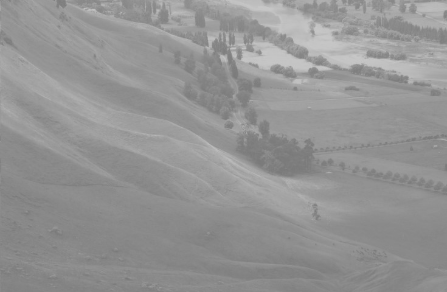
#> input picture OpenCV/data/image/histogram.png, 447 x 292 px, found by its file name
$ jupyter execute --allow-errors 'CV10_히스토그램_주파수영역처리.ipynb'
#> lines starting #> are read from the running program, lines starting #| are printed output that depends on the picture
<table border=1 width=100%>
    <tr><td style="border: 1px solid black; width:600px; height:30px; text-align: center;"><font size=4 color=blue><b>[10차시] 학습목표</b></font></td></tr>
    <tr><td style="border: 1px solid black; text-align: left;"><font size=3>

○ 히스토그램에 대해 학습하고 이미지의 히스토그램을 표시해 본다<br><br>
○ 주파수의 개념에 대해 학습한다<br><br>
○ 주파수 기반 처리 방법에 대해 학습한다

</font></td></tr>
</table>

<table border=1 width=100%>
    <tr><td style="border: 1px solid black; width:600px; height:40px; text-align: center;"><font size=4 color=blue><b>[10차시] 정리하기</b></font></td></tr>
    <tr><td style="border: 1px solid black; text-align: left;"><font size=3>

○ 히스토그램 (Histogram) : 이미지의 색상 별로 픽셀의 개수를 그래프로 표시한 것

○ <font color=red>calcHist([이미지], [채널], 특정 부분 마스크, [색상 개수], [픽셀값의 범위])</font>
  - 히스토그램을 계산
  - 채널은 흑백영상인 경우는 0, 칼라영상인 경우는 R(0), G(1), B(2)

○ 히스토그램 균일화 : 색상 분포를 균일하게 변경하여 이미지의 콘트라스트를 강조하는 방법
   - <font color=red>cv2.equalizeHist(img)</font> : 히스토그램 균일화 함수

○ 주파수 기반 이미지처리
  - LPF (Low pass filter) : 낮은 주파수 영역 (배경, 객체 내부)만 남아 있는 이미지를 추출하는 필터 - blur 필터
  - HPF (HIgh pass filter) : 높은 주파수 영역 (에지, 노이즈 등)만 남아 있는 이미지를 추출하는 필터 - 에지 검출 필터
  - 이미지를 주파수 영역으로 변환하면 다양한 주파수 영역 필터 작업이 가능해짐
  - 주파수 기반 처리 방법 : 푸리에 변환, DCT 변환, WT  변환 등

</font></td></tr>
</table>

## 히스토그램 (histogram)

### 개념

- 히스토그램 (Histogram) : 이미지의 색상 별로 픽셀의 개수를 그래프로 표시한 것
- Numpy, Matplotlib 라이브러리에서 함수를 제공하지만 OpenCV에서 제공하는 calcHist() 함수가 가장 성능이 좋음

### gray 이미지의 히스토그램

- <font color=red>calcHist([이미지], [채널], 특정 부분 마스크, [색상 개수], [픽셀값의 범위]) 픽셀값의 범위는 x축의 range </font>
   - 채널은 흑백영상인 경우는 0, 칼라영상인 경우는 R(0), G(1), B(2)

[cell 1]
import cv2
import matplotlib.pyplot as plt
import numpy as np

img = cv2.imread('../OpenCV_data/image/histogram.png', cv2.IMREAD_GRAYSCALE)
#> img is the input picture: shape (292, 447); min 121, max 199, mean 148

plt.figure(figsize=(12,5))

plt.subplot(1, 2, 1)
plt.imshow(img, cmap='gray')
plt.title('original')
plt.axis('off')

# 히스토그램
# 이미지, 채널, 난수, 색상개수, 색상범위
hist = cv2.calcHist([img], [0], None, [256], [0,255])
#> hist = 256 values, max 5925 at index 137, min 0 at index 0, mean 509.9

plt.subplot(1, 2, 2)
plt.title('histogram')
plt.xlim([0,255])
plt.plot(hist)
plt.show()
#> figure, not shown here; panel 2: curve peaks at x = 137, y = 5925

#같은 이미지면 히스토 그램이 같게 나옴 (반전이나 회전은 분석 못하겠네?)
#히스토 그램 분석할 때 한쪽에 몰려 있는 이미지는 흐린 이미지라고 볼 수 있다.

###  color 이미지의 히스토그램

[cell 2]
img = cv2.imread('../OpenCV_data/image/back1.PNG', cv2.IMREAD_COLOR)
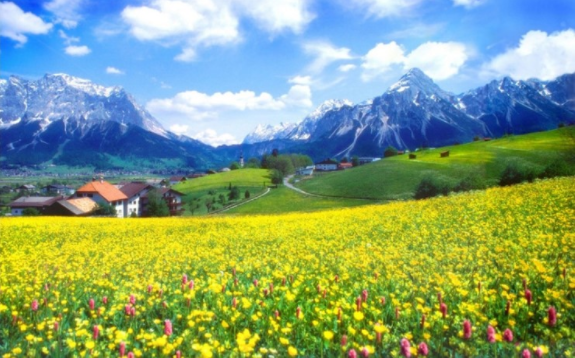
#> input picture OpenCV/data/image/back1.PNG, 575 x 358 px, found by its file name
#> img is the input picture: shape (358, 575, 3); mean B, G, R 123.3, 161.4, 134.1
img = cv2.cvtColor(img, cv2.COLOR_BGR2RGB)

plt.figure(figsize=(12,5))

plt.subplot(1, 2, 1)
plt.imshow(img)
plt.title('original')
plt.axis('off')

# 히스토그램
# 이미지, 채널, 난수, 색상개수, 색상범위  칼라에선 0이 red가 된다.
hist_red = cv2.calcHist([img], [0], None, [256], [0,255])
#> hist_red = 256 values, max 1203 at index 96, min 0 at index 255, mean 801.6
hist_green = cv2.calcHist([img], [1], None, [256], [0,255])
#> hist_green = 256 values, max 1757 at index 191, min 0 at index 0, mean 800.4
hist_blue = cv2.calcHist([img], [2], None, [256], [0,255])
#> hist_blue = 256 values, max 10010 at index 253, min 0 at index 255, mean 777

plt.subplot(1, 2, 2)
plt.title('histogram')
plt.xlim([0,255])
plt.plot(hist_red, c='r')
plt.plot(hist_green, c='g')
plt.plot(hist_blue, c='b')
plt.show()
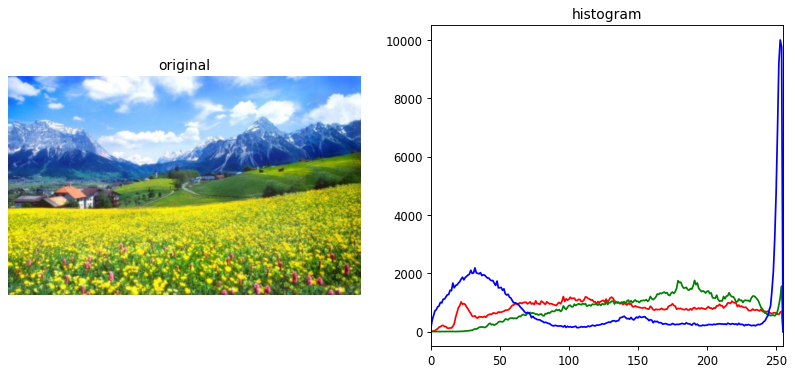
#> figure drawn by matplotlib, 2 panels; panel 2: curve peaks at x = 96, y = 1203; panel 2: curve peaks at x = 191, y = 1757; panel 2: curve peaks at x = 253, y = 10010

[cell 3]
img0 = cv2.imread('../OpenCV_data/image/yellow.png', cv2.IMREAD_COLOR)
#> (the rest of this cell did not finish here and is left out)

## 히스토그램 균일화(평활화)

- 색상 분포를 균일하게 변경하여 이미지의 콘트라스트를 강조하는 방법

- <font color=red>cv2.equalizeHist(img)</font> : 히스토그램 균일화 함수
    - equlizeHist는 단일 채널에만 동작한다

- 콘트라스트가 너무 강조된 경향이 있으므로 cv2.createCLAHE() 함수를 적용하면 더 나은 결과가 가능함.

[cell 4]
img_gray=cv2.cvtColor(img, cv2.COLOR_BGR2GRAY)
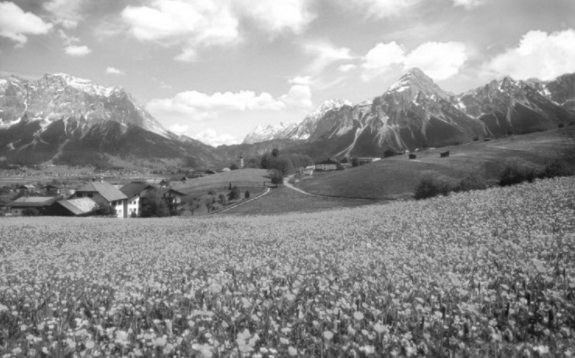
#> img_gray: shape (358, 575); min 16, max 255, mean 146.9
img1 = cv2.equalizeHist(img_gray)
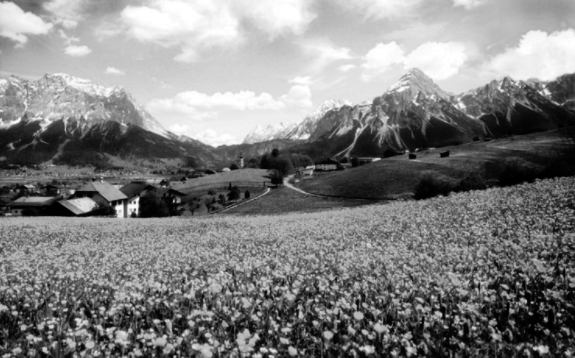
#> img1: shape (358, 575); min 0, max 255, mean 128.2
hist2 = cv2.calcHist([img1], [0], None, [256], [0,255])
#> hist2 = 256 values, max 1406 at index 17, min 0 at index 19, mean 797.2

plt.figure(figsize=(12,5))

plt.subplot(1, 2, 1)
plt.imshow(img1, cmap='gray')
plt.title('equalized image')
plt.axis('off')

plt.subplot(1, 2, 2)
plt.title('histogram')
plt.xlim([0,255])
plt.plot(hist2)

plt.show()
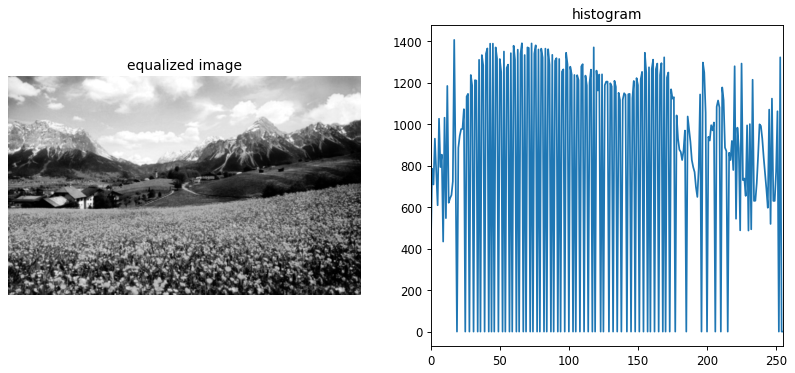
#> figure drawn by matplotlib, 2 panels; panel 2: curve peaks at x = 17, y = 1406

## 2차원 히스토그램

- 2개의 축(H, S)이 만나는 지점의 개수를 표현
- 명도와 채도를 같이 보자는 것

[cell 5]
import cv2
import matplotlib.pyplot as plt
import numpy as np

img = cv2.imread('../OpenCV_data/image/back1.PNG', cv2.IMREAD_COLOR)
img = cv2.cvtColor(img, cv2.COLOR_BGR2RGB)

plt.figure(figsize=(12,5))

plt.subplot(1, 2, 1)
plt.imshow(img)
plt.title('original')
plt.axis('off')

#hsv로 변환

hsv = cv2.cvtColor(img, cv2.COLOR_RGB2HSV)
#> hsv: shape (358, 575, 3); mean H, S, V 69.2, 154.3, 188.1

#[0,1] : 색상(0), 채도(1), 명도(2)
#[180, 256] : 색상(180)과 채도(250)의 막대의 수
#[0, 179, 0, 255] : 0, 179(색상의 범위), 0, 255(채도의 범위)
hist = cv2.calcHist([hsv], [0,1], None, [180,256], [0, 179, 0, 255])
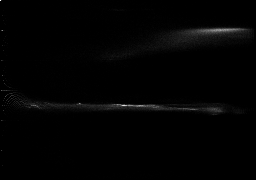
#> hist: shape (180, 256) float32; min 0, max 419, mean 4.5; drawn with min black and max white

plt.subplot(1, 2, 2)
plt.title('histogram2')
plt.xlabel("Saturation")
plt.ylabel("Hue")
plt.colorbar()
plt.imshow(hist)
plt.show()
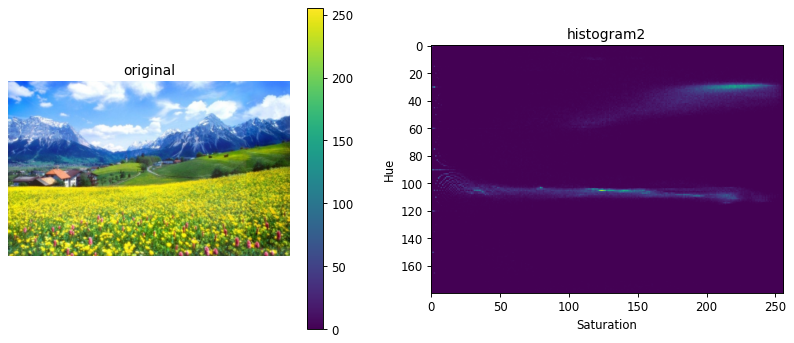
#> figure drawn by matplotlib, 3 panels

[cell 6]
import cv2
import matplotlib.pyplot as plt
import numpy as np

img = cv2.imread('../OpenCV_data/image/cheado.png', cv2.IMREAD_COLOR)
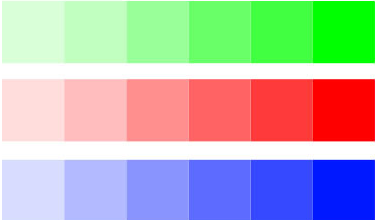
#> input picture OpenCV/data/image/cheado.png, 375 x 220 px, found by its file name
#> img is the input picture: shape (220, 375, 3); mean B, G, R 179.1, 181.6, 179
img = cv2.cvtColor(img, cv2.COLOR_BGR2RGB)

plt.figure(figsize=(12,5))

plt.subplot(1, 2, 1)
plt.imshow(img)
plt.title('original')
plt.axis('off')

#hsv로 변환

hsv = cv2.cvtColor(img, cv2.COLOR_RGB2HSV)
#> hsv: shape (220, 375, 3); mean H, S, V 58.7, 114.4, 254.5

#[0,1] : 색상(0), 채도(1), 명도(2)
#[180, 256] : 색상(180)과 채도(250)의 막대의 수
#[0, 179, 0, 255] : 0, 179(색상의 범위), 0, 255(채도의 범위)
hist = cv2.calcHist([hsv], [0,1], None, [180,256], [0, 179, 0, 255])
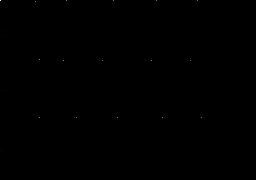
#> hist: shape (180, 256) float32; min 0, max 6880, mean 1.5; drawn with min black and max white

plt.subplot(1, 2, 2)
plt.title('histogram2')
plt.xlabel("Saturation")
plt.ylabel("Hue")
plt.colorbar()
plt.imshow(hist)
plt.show()
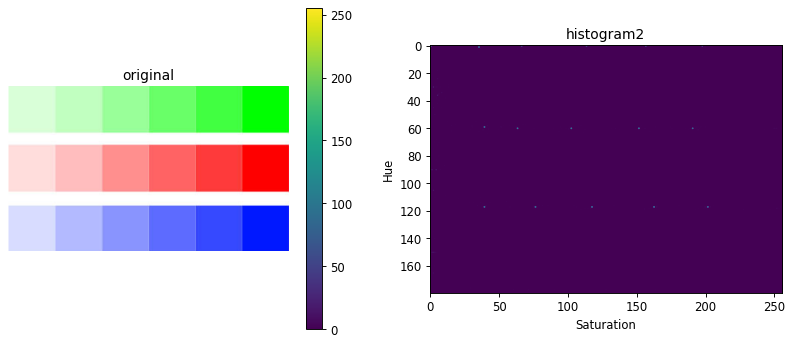
#> figure drawn by matplotlib, 3 panels
